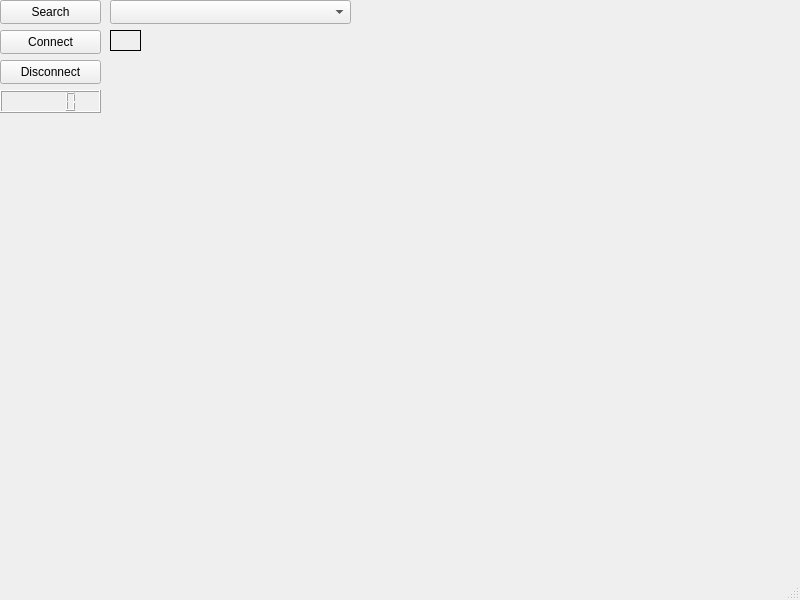
<?xml version="1.0" encoding="UTF-8"?>
<ui version="4.0">
 <class>MainWindow</class>
 <widget class="QMainWindow" name="MainWindow">
  <property name="geometry">
   <rect>
    <x>0</x>
    <y>0</y>
    <width>800</width>
    <height>600</height>
   </rect>
  </property>
  <property name="windowTitle">
   <string>MainWindow</string>
  </property>
  <widget class="QWidget" name="centralwidget">
   <widget class="QPushButton" name="connectButton">
    <property name="geometry">
     <rect>
      <x>0</x>
      <y>30</y>
      <width>101</width>
      <height>24</height>
     </rect>
    </property>
    <property name="text">
     <string>Connect</string>
    </property>
   </widget>
   <widget class="QPushButton" name="disconnectButton">
    <property name="geometry">
     <rect>
      <x>0</x>
      <y>60</y>
      <width>101</width>
      <height>24</height>
     </rect>
    </property>
    <property name="text">
     <string>Disconnect</string>
    </property>
   </widget>
   <widget class="QPushButton" name="searchButton">
    <property name="geometry">
     <rect>
      <x>0</x>
      <y>0</y>
      <width>101</width>
      <height>24</height>
     </rect>
    </property>
    <property name="text">
     <string>Search</string>
    </property>
   </widget>
   <widget class="QComboBox" name="searchBox">
    <property name="geometry">
     <rect>
      <x>110</x>
      <y>0</y>
      <width>241</width>
      <height>24</height>
     </rect>
    </property>
   </widget>
   <widget class="QLCDNumber" name="lcdDistance">
    <property name="geometry">
     <rect>
      <x>0</x>
      <y>90</y>
      <width>101</width>
      <height>23</height>
     </rect>
    </property>
   </widget>
   <widget class="QLabel" name="labelCheck">
    <property name="geometry">
     <rect>
      <x>110</x>
      <y>30</y>
      <width>31</width>
      <height>21</height>
     </rect>
    </property>
    <property name="frameShape">
     <enum>QFrame::Shape::Box</enum>
    </property>
    <property name="text">
     <string/>
    </property>
   </widget>
  </widget>
  <widget class="QMenuBar" name="menubar">
   <property name="geometry">
    <rect>
     <x>0</x>
     <y>0</y>
     <width>800</width>
     <height>21</height>
    </rect>
   </property>
  </widget>
  <widget class="QStatusBar" name="statusbar"/>
 </widget>
 <resources/>
 <connections/>
</ui>
